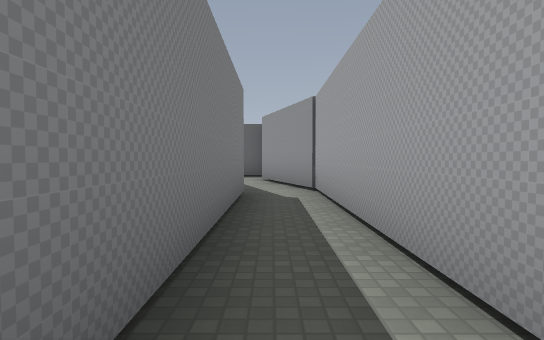
view 1 (above)

17 first-person views from a walk through a 3-D level made in the Godot game engine. The camera is 1.2 m above the floor, tilts 2° down and sees 80° across. The floor is counted in squares, 2.1 m on a side. Each view is taken from the middle of a square. On the plan, view 1 faces up. The plan holds only what a view shows up to about 9 squares ahead; the rest is blank. The place goes on beyond the plan. Some surface patterns are stand-ins.

view 2
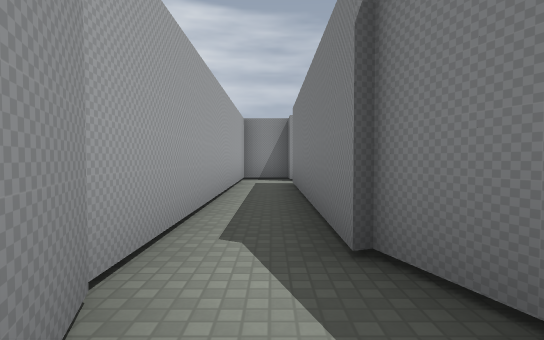

view 3
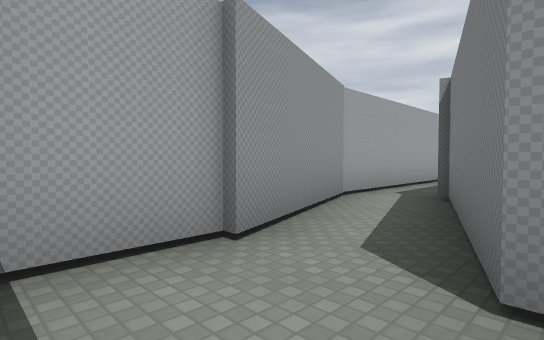

view 4
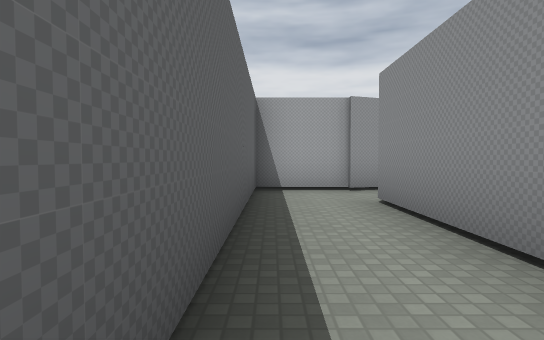

view 5
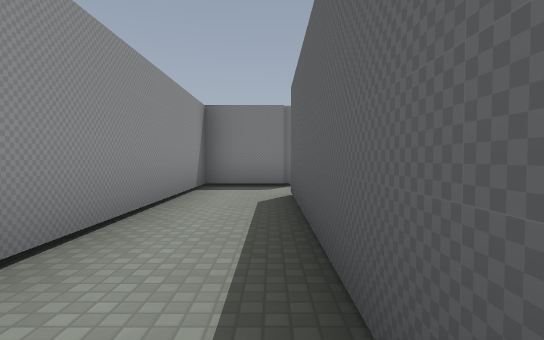

view 6
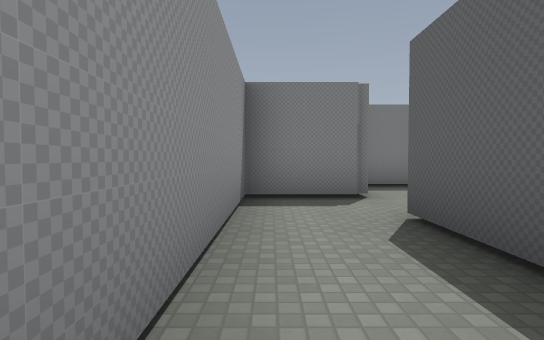

view 7
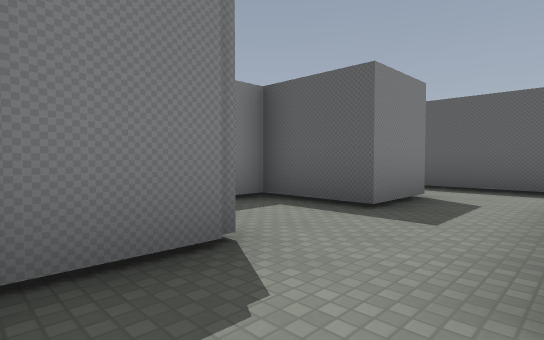

view 8
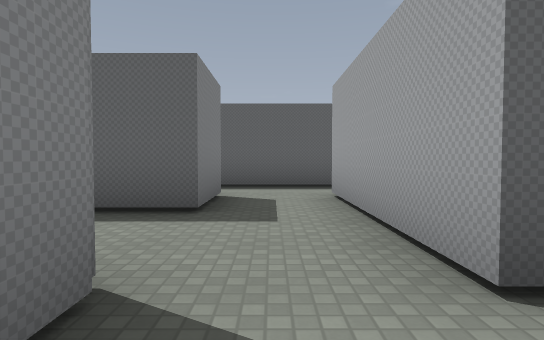

view 9
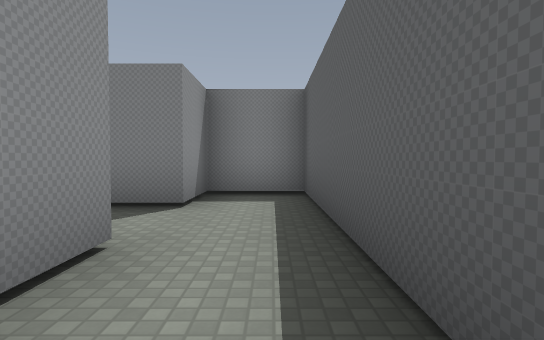

view 10
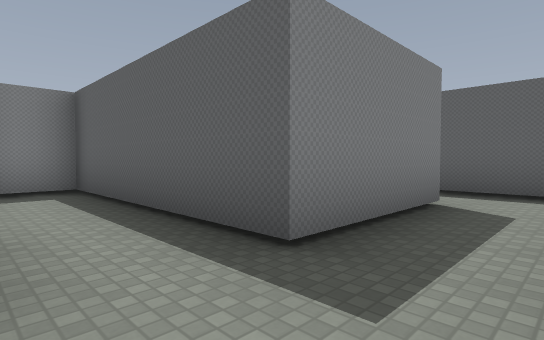

view 11
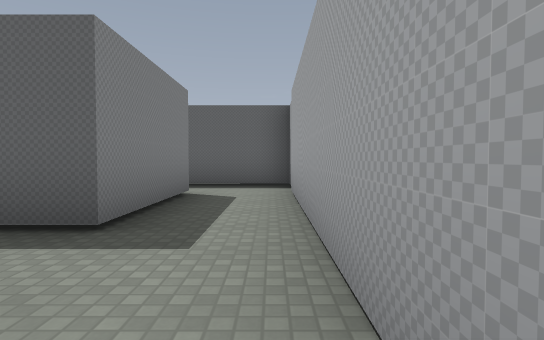

view 12
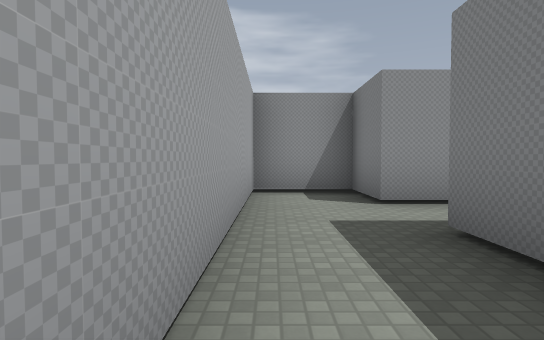

view 13
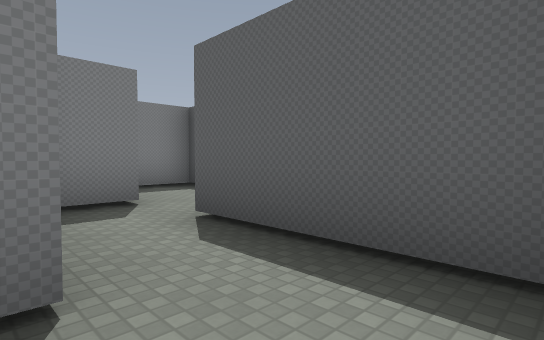

view 14
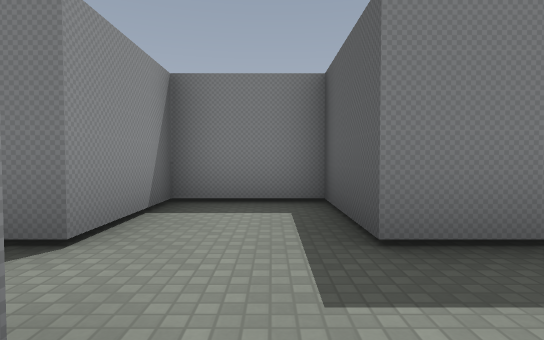

view 15
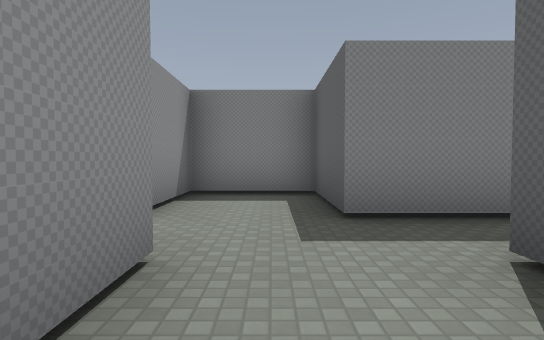

view 16
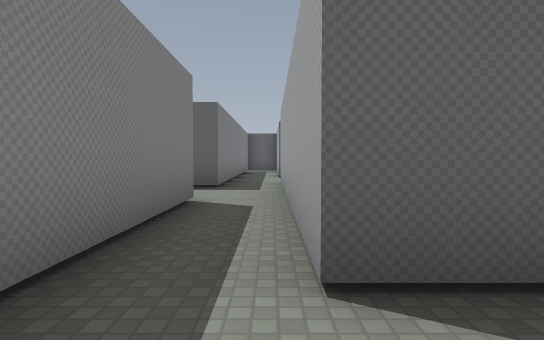

view 17
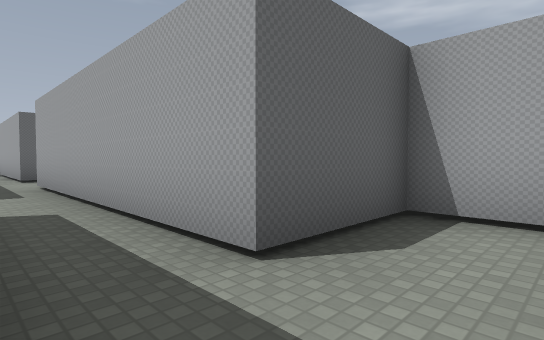

### Floor plan
Points are (right, up) in squares from view 1. A wall is a line through its corners. A room is listed if a view was taken in it or the views show most of it. See-through windows are left out.
Room 1 (view 1)
walls: (-0.5, 5.2) (-0.5, 0); (0.7, 5.7) (0.4, 6.6); (-1, 6.3) (-0.6, 5.1); (-0.5, -1.9) (0.8, -1.9) (0.8, 5.9)
ways out: opening at (0, 7) to room 2
Room 2 (views 2, 3, 4, 5, 6, 7, 8)
walls: (-0.1, 8.5) (-0.1, 10.3) (-6.1, 10.3); (0.4, 6.6) (-0.3, 8.6); (-7.7, 10.5) (-7.7, 8.6) (-1.8, 8.6) (-1, 6.3)
ways out: opening at (0, 7) to room 1; opening at (-7, 11) to room 6
Room 3 (views 9, 10, 11, 12, 13)
walls: (-4.4, 14) (-4.4, 12.6) (-2.7, 12.6) (-2.7, 19.7) (-4.4, 19.7); (-4.4, 18.4) (-4.4, 15.5)
ways out: opening at (-5, 19) to room 4; opening at (-5.5, 15) to room 5
Room 4 (views 14, 15, 16, 17)
walls: (-5.9, 20.3) (-4.8, 20.3); (-3.8, 21.2) (-3.8, 22.3) (-5.8, 22.3) (-5.8, 26.5); (-4.4, 19.7) (-5.9, 19.7); (-7.1, 25.4) (-7.1, 21.7) (-9.2, 21.7) (-9.2, 19.7) (-7.1, 19.7) (-7.1, 18.8)
ways out: opening at (-5, 19) to room 3
Room 5 (no view inside)
walls: (-4.4, 15.5) (-9.2, 15.5) (-9.2, 14) (-7.7, 14) (-7.7, 12.4); (-6.1, 12.5) (-6.1, 14) (-4.4, 14)
ways out: opening at (-5.5, 15) to room 3; opening at (-7, 13.5) to room 6
Room 6 (no view inside)
walls: (-7.7, 12.4) (-9.6, 12.4) (-9.6, 10.9); (-6.1, 10.3) (-6.1, 12.5)
ways out: opening at (-7, 11) to room 2; opening at (-7, 13.5) to room 5

Positions as (right, up) in squares from view 1, and headings:
1: (0, 0), facing up
2: (0, 7), facing down
3: (-2, 10), facing down-right
4: (-6, 10), facing right
5: (-1, 10), facing left
6: (-3, 9), facing left
7: (-6, 9), facing up-left
8: (-7, 9), facing up
9: (-4, 15), facing left
10: (-3, 14), facing up-left
11: (-3, 13), facing up
12: (-3, 18), facing down
13: (-3, 18), facing up-left
14: (-5, 21), facing left
15: (-4, 21), facing left
16: (-6, 21), facing up
17: (-7, 21), facing up-right
